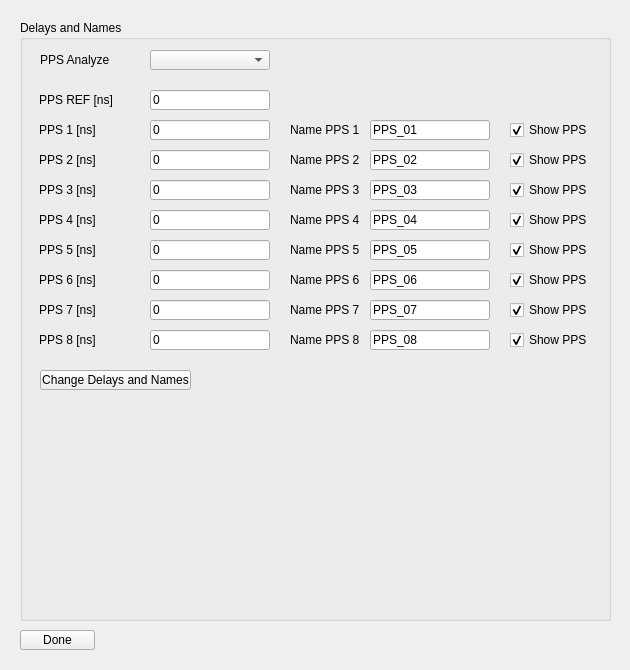
<?xml version="1.0" encoding="UTF-8"?>
<ui version="4.0">
 <class>Upa_PpsConfigScreen</class>
 <widget class="QWidget" name="Upa_PpsConfigScreen">
  <property name="geometry">
   <rect>
    <x>0</x>
    <y>0</y>
    <width>630</width>
    <height>670</height>
   </rect>
  </property>
  <property name="sizePolicy">
   <sizepolicy hsizetype="Fixed" vsizetype="Fixed">
    <horstretch>0</horstretch>
    <verstretch>0</verstretch>
   </sizepolicy>
  </property>
  <property name="windowTitle">
   <string>Configuration</string>
  </property>
  <property name="autoFillBackground">
   <bool>false</bool>
  </property>
  <widget class="QGroupBox" name="PpsConfigGroupBox">
   <property name="geometry">
    <rect>
     <x>20</x>
     <y>20</y>
     <width>591</width>
     <height>601</height>
    </rect>
   </property>
   <property name="title">
    <string>Delays and Names</string>
   </property>
   <widget class="QLineEdit" name="PpsDelayPpsRefValue">
    <property name="enabled">
     <bool>true</bool>
    </property>
    <property name="geometry">
     <rect>
      <x>130</x>
      <y>70</y>
      <width>120</width>
      <height>20</height>
     </rect>
    </property>
    <property name="text">
     <string>0</string>
    </property>
   </widget>
   <widget class="QLabel" name="PpsDelayPpsRefLabel">
    <property name="geometry">
     <rect>
      <x>19</x>
      <y>70</y>
      <width>110</width>
      <height>20</height>
     </rect>
    </property>
    <property name="text">
     <string>PPS REF [ns]</string>
    </property>
   </widget>
   <widget class="QLabel" name="PpsAnalyzerLabel">
    <property name="geometry">
     <rect>
      <x>20</x>
      <y>30</y>
      <width>70</width>
      <height>20</height>
     </rect>
    </property>
    <property name="text">
     <string>PPS Analyzer</string>
    </property>
   </widget>
   <widget class="QComboBox" name="PpsAnalyzerComboBox">
    <property name="geometry">
     <rect>
      <x>130</x>
      <y>30</y>
      <width>120</width>
      <height>20</height>
     </rect>
    </property>
    <property name="autoFillBackground">
     <bool>false</bool>
    </property>
    <property name="currentText">
     <string/>
    </property>
   </widget>
   <widget class="QLabel" name="PpsDelayPps1Label">
    <property name="geometry">
     <rect>
      <x>19</x>
      <y>100</y>
      <width>110</width>
      <height>20</height>
     </rect>
    </property>
    <property name="text">
     <string>PPS 1 [ns]</string>
    </property>
   </widget>
   <widget class="QLineEdit" name="PpsDelayPps1Value">
    <property name="enabled">
     <bool>true</bool>
    </property>
    <property name="geometry">
     <rect>
      <x>130</x>
      <y>100</y>
      <width>120</width>
      <height>20</height>
     </rect>
    </property>
    <property name="text">
     <string>0</string>
    </property>
   </widget>
   <widget class="QLabel" name="PpsDelayPps2Label">
    <property name="geometry">
     <rect>
      <x>19</x>
      <y>130</y>
      <width>110</width>
      <height>20</height>
     </rect>
    </property>
    <property name="text">
     <string>PPS 2 [ns]</string>
    </property>
   </widget>
   <widget class="QLineEdit" name="PpsDelayPps2Value">
    <property name="enabled">
     <bool>true</bool>
    </property>
    <property name="geometry">
     <rect>
      <x>130</x>
      <y>130</y>
      <width>120</width>
      <height>20</height>
     </rect>
    </property>
    <property name="text">
     <string>0</string>
    </property>
   </widget>
   <widget class="QLabel" name="PpsDelayPps3Label">
    <property name="geometry">
     <rect>
      <x>19</x>
      <y>160</y>
      <width>110</width>
      <height>20</height>
     </rect>
    </property>
    <property name="text">
     <string>PPS 3 [ns]</string>
    </property>
   </widget>
   <widget class="QLineEdit" name="PpsDelayPps3Value">
    <property name="enabled">
     <bool>true</bool>
    </property>
    <property name="geometry">
     <rect>
      <x>130</x>
      <y>160</y>
      <width>120</width>
      <height>20</height>
     </rect>
    </property>
    <property name="text">
     <string>0</string>
    </property>
   </widget>
   <widget class="QLabel" name="PpsDelayPps4Label">
    <property name="geometry">
     <rect>
      <x>19</x>
      <y>190</y>
      <width>110</width>
      <height>20</height>
     </rect>
    </property>
    <property name="text">
     <string>PPS 4 [ns]</string>
    </property>
   </widget>
   <widget class="QLineEdit" name="PpsDelayPps4Value">
    <property name="enabled">
     <bool>true</bool>
    </property>
    <property name="geometry">
     <rect>
      <x>130</x>
      <y>190</y>
      <width>120</width>
      <height>20</height>
     </rect>
    </property>
    <property name="text">
     <string>0</string>
    </property>
   </widget>
   <widget class="QLabel" name="PpsDelayPps5Label">
    <property name="geometry">
     <rect>
      <x>19</x>
      <y>220</y>
      <width>110</width>
      <height>20</height>
     </rect>
    </property>
    <property name="text">
     <string>PPS 5 [ns]</string>
    </property>
   </widget>
   <widget class="QLineEdit" name="PpsDelayPps5Value">
    <property name="enabled">
     <bool>true</bool>
    </property>
    <property name="geometry">
     <rect>
      <x>130</x>
      <y>220</y>
      <width>120</width>
      <height>20</height>
     </rect>
    </property>
    <property name="text">
     <string>0</string>
    </property>
   </widget>
   <widget class="QLabel" name="PpsDelayPps6Label">
    <property name="geometry">
     <rect>
      <x>19</x>
      <y>250</y>
      <width>110</width>
      <height>20</height>
     </rect>
    </property>
    <property name="text">
     <string>PPS 6 [ns]</string>
    </property>
   </widget>
   <widget class="QLineEdit" name="PpsDelayPps6Value">
    <property name="enabled">
     <bool>true</bool>
    </property>
    <property name="geometry">
     <rect>
      <x>130</x>
      <y>250</y>
      <width>120</width>
      <height>20</height>
     </rect>
    </property>
    <property name="text">
     <string>0</string>
    </property>
   </widget>
   <widget class="QLabel" name="PpsDelayPps7Label">
    <property name="geometry">
     <rect>
      <x>19</x>
      <y>280</y>
      <width>110</width>
      <height>20</height>
     </rect>
    </property>
    <property name="text">
     <string>PPS 7 [ns]</string>
    </property>
   </widget>
   <widget class="QLineEdit" name="PpsDelayPps7Value">
    <property name="enabled">
     <bool>true</bool>
    </property>
    <property name="geometry">
     <rect>
      <x>130</x>
      <y>280</y>
      <width>120</width>
      <height>20</height>
     </rect>
    </property>
    <property name="text">
     <string>0</string>
    </property>
   </widget>
   <widget class="QLabel" name="PpsDelayPps8Label">
    <property name="geometry">
     <rect>
      <x>19</x>
      <y>310</y>
      <width>110</width>
      <height>20</height>
     </rect>
    </property>
    <property name="text">
     <string>PPS 8 [ns]</string>
    </property>
   </widget>
   <widget class="QLineEdit" name="PpsDelayPps8Value">
    <property name="enabled">
     <bool>true</bool>
    </property>
    <property name="geometry">
     <rect>
      <x>130</x>
      <y>310</y>
      <width>120</width>
      <height>20</height>
     </rect>
    </property>
    <property name="text">
     <string>0</string>
    </property>
   </widget>
   <widget class="QPushButton" name="PpsChangeDelaysAndNamesButton">
    <property name="geometry">
     <rect>
      <x>20</x>
      <y>350</y>
      <width>151</width>
      <height>20</height>
     </rect>
    </property>
    <property name="text">
     <string>Change Delays and Names</string>
    </property>
   </widget>
   <widget class="QCheckBox" name="PpsGraph1CheckBox">
    <property name="geometry">
     <rect>
      <x>490</x>
      <y>100</y>
      <width>80</width>
      <height>20</height>
     </rect>
    </property>
    <property name="text">
     <string>Show PPS 1</string>
    </property>
    <property name="checked">
     <bool>true</bool>
    </property>
   </widget>
   <widget class="QCheckBox" name="PpsGraph2CheckBox">
    <property name="geometry">
     <rect>
      <x>490</x>
      <y>130</y>
      <width>80</width>
      <height>20</height>
     </rect>
    </property>
    <property name="text">
     <string>Show PPS 2</string>
    </property>
    <property name="checked">
     <bool>true</bool>
    </property>
   </widget>
   <widget class="QCheckBox" name="PpsGraph3CheckBox">
    <property name="geometry">
     <rect>
      <x>490</x>
      <y>160</y>
      <width>80</width>
      <height>20</height>
     </rect>
    </property>
    <property name="text">
     <string>Show PPS 3</string>
    </property>
    <property name="checked">
     <bool>true</bool>
    </property>
   </widget>
   <widget class="QCheckBox" name="PpsGraph4CheckBox">
    <property name="geometry">
     <rect>
      <x>490</x>
      <y>190</y>
      <width>80</width>
      <height>20</height>
     </rect>
    </property>
    <property name="text">
     <string>Show PPS 4</string>
    </property>
    <property name="checked">
     <bool>true</bool>
    </property>
   </widget>
   <widget class="QCheckBox" name="PpsGraph5CheckBox">
    <property name="geometry">
     <rect>
      <x>490</x>
      <y>220</y>
      <width>80</width>
      <height>20</height>
     </rect>
    </property>
    <property name="text">
     <string>Show PPS 5</string>
    </property>
    <property name="checked">
     <bool>true</bool>
    </property>
   </widget>
   <widget class="QCheckBox" name="PpsGraph6CheckBox">
    <property name="geometry">
     <rect>
      <x>490</x>
      <y>250</y>
      <width>80</width>
      <height>20</height>
     </rect>
    </property>
    <property name="text">
     <string>Show PPS 6</string>
    </property>
    <property name="checked">
     <bool>true</bool>
    </property>
   </widget>
   <widget class="QCheckBox" name="PpsGraph7CheckBox">
    <property name="geometry">
     <rect>
      <x>490</x>
      <y>280</y>
      <width>80</width>
      <height>20</height>
     </rect>
    </property>
    <property name="text">
     <string>Show PPS 7</string>
    </property>
    <property name="checked">
     <bool>true</bool>
    </property>
   </widget>
   <widget class="QCheckBox" name="PpsGraph8CheckBox">
    <property name="geometry">
     <rect>
      <x>490</x>
      <y>310</y>
      <width>80</width>
      <height>20</height>
     </rect>
    </property>
    <property name="text">
     <string>Show PPS 8</string>
    </property>
    <property name="checked">
     <bool>true</bool>
    </property>
   </widget>
   <widget class="QLineEdit" name="PpsNamePps2Value">
    <property name="enabled">
     <bool>true</bool>
    </property>
    <property name="geometry">
     <rect>
      <x>350</x>
      <y>130</y>
      <width>120</width>
      <height>20</height>
     </rect>
    </property>
    <property name="text">
     <string>PPS_02</string>
    </property>
   </widget>
   <widget class="QLineEdit" name="PpsNamePps8Value">
    <property name="enabled">
     <bool>true</bool>
    </property>
    <property name="geometry">
     <rect>
      <x>350</x>
      <y>310</y>
      <width>120</width>
      <height>20</height>
     </rect>
    </property>
    <property name="text">
     <string>PPS_08</string>
    </property>
   </widget>
   <widget class="QLineEdit" name="PpsNamePps5Value">
    <property name="enabled">
     <bool>true</bool>
    </property>
    <property name="geometry">
     <rect>
      <x>350</x>
      <y>220</y>
      <width>120</width>
      <height>20</height>
     </rect>
    </property>
    <property name="text">
     <string>PPS_05</string>
    </property>
   </widget>
   <widget class="QLineEdit" name="PpsNamePps3Value">
    <property name="enabled">
     <bool>true</bool>
    </property>
    <property name="geometry">
     <rect>
      <x>350</x>
      <y>160</y>
      <width>120</width>
      <height>20</height>
     </rect>
    </property>
    <property name="text">
     <string>PPS_03</string>
    </property>
   </widget>
   <widget class="QLineEdit" name="PpsNamePps4Value">
    <property name="enabled">
     <bool>true</bool>
    </property>
    <property name="geometry">
     <rect>
      <x>350</x>
      <y>190</y>
      <width>120</width>
      <height>20</height>
     </rect>
    </property>
    <property name="text">
     <string>PPS_04</string>
    </property>
   </widget>
   <widget class="QLineEdit" name="PpsNamePps7Value">
    <property name="enabled">
     <bool>true</bool>
    </property>
    <property name="geometry">
     <rect>
      <x>350</x>
      <y>280</y>
      <width>120</width>
      <height>20</height>
     </rect>
    </property>
    <property name="text">
     <string>PPS_07</string>
    </property>
   </widget>
   <widget class="QLineEdit" name="PpsNamePps1Value">
    <property name="enabled">
     <bool>true</bool>
    </property>
    <property name="geometry">
     <rect>
      <x>350</x>
      <y>100</y>
      <width>120</width>
      <height>20</height>
     </rect>
    </property>
    <property name="text">
     <string>PPS_01</string>
    </property>
   </widget>
   <widget class="QLineEdit" name="PpsNamePps6Value">
    <property name="enabled">
     <bool>true</bool>
    </property>
    <property name="geometry">
     <rect>
      <x>350</x>
      <y>250</y>
      <width>120</width>
      <height>20</height>
     </rect>
    </property>
    <property name="text">
     <string>PPS_06</string>
    </property>
   </widget>
   <widget class="QLabel" name="PpsNamePps1Label">
    <property name="geometry">
     <rect>
      <x>270</x>
      <y>100</y>
      <width>80</width>
      <height>20</height>
     </rect>
    </property>
    <property name="text">
     <string>Name PPS 1</string>
    </property>
   </widget>
   <widget class="QLabel" name="PpsNamePps3Label">
    <property name="geometry">
     <rect>
      <x>270</x>
      <y>160</y>
      <width>80</width>
      <height>20</height>
     </rect>
    </property>
    <property name="text">
     <string>Name PPS 3</string>
    </property>
   </widget>
   <widget class="QLabel" name="PpsNamePps5Label">
    <property name="geometry">
     <rect>
      <x>270</x>
      <y>220</y>
      <width>80</width>
      <height>20</height>
     </rect>
    </property>
    <property name="text">
     <string>Name PPS 5</string>
    </property>
   </widget>
   <widget class="QLabel" name="PpsNamePps8Label">
    <property name="geometry">
     <rect>
      <x>270</x>
      <y>310</y>
      <width>80</width>
      <height>20</height>
     </rect>
    </property>
    <property name="text">
     <string>Name PPS 8</string>
    </property>
   </widget>
   <widget class="QLabel" name="PpsNamePps2Label">
    <property name="geometry">
     <rect>
      <x>270</x>
      <y>130</y>
      <width>80</width>
      <height>20</height>
     </rect>
    </property>
    <property name="text">
     <string>Name PPS 2</string>
    </property>
   </widget>
   <widget class="QLabel" name="PpsNamePps6Label">
    <property name="geometry">
     <rect>
      <x>270</x>
      <y>250</y>
      <width>80</width>
      <height>20</height>
     </rect>
    </property>
    <property name="text">
     <string>Name PPS 6</string>
    </property>
   </widget>
   <widget class="QLabel" name="PpsNamePps7Label">
    <property name="geometry">
     <rect>
      <x>270</x>
      <y>280</y>
      <width>80</width>
      <height>20</height>
     </rect>
    </property>
    <property name="text">
     <string>Name PPS 7</string>
    </property>
   </widget>
   <widget class="QLabel" name="PpsNamePps4Label">
    <property name="geometry">
     <rect>
      <x>270</x>
      <y>190</y>
      <width>80</width>
      <height>20</height>
     </rect>
    </property>
    <property name="text">
     <string>Name PPS 4</string>
    </property>
   </widget>
  </widget>
  <widget class="QPushButton" name="PpsDoneButton">
   <property name="geometry">
    <rect>
     <x>20</x>
     <y>630</y>
     <width>75</width>
     <height>20</height>
    </rect>
   </property>
   <property name="text">
    <string>Done</string>
   </property>
  </widget>
 </widget>
 <resources/>
 <connections/>
</ui>
